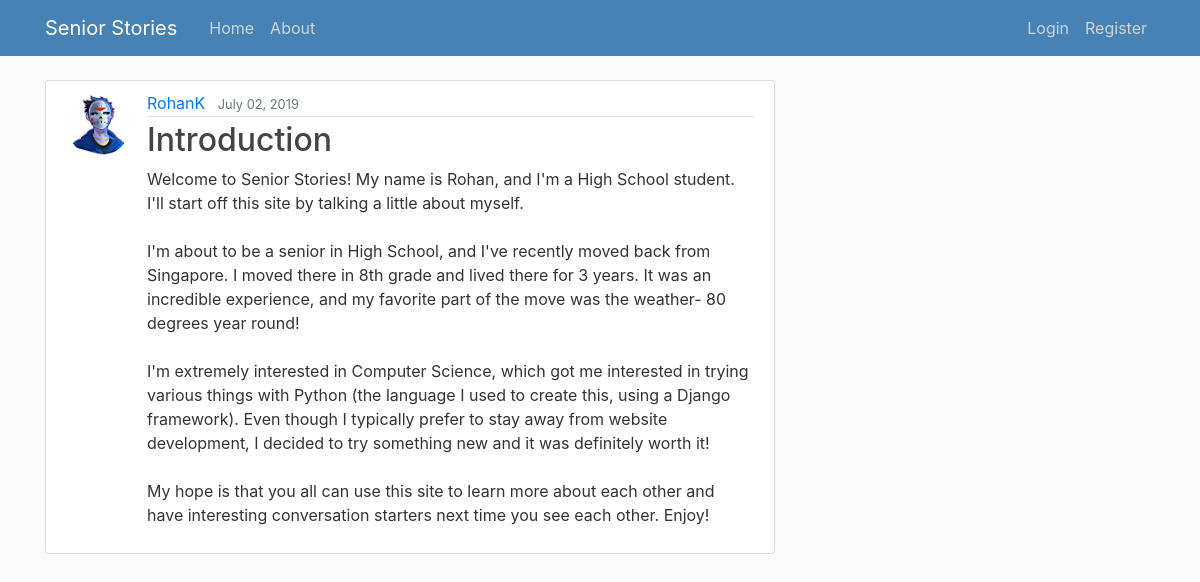
The page / on the database its author committed.
### stories/models.py (models this page shows, shortened)
class Post(models.Model):
	title = models.CharField(max_length = 100)
	content = models.TextField()
	date_posted = models.DateTimeField(default = timezone.now)
	author = models.ForeignKey(User, on_delete = models.CASCADE)

### users/models.py (models this page shows, shortened)
class Profile(models.Model):
	user = models.OneToOneField(User, on_delete = models.CASCADE)
	image = models.ImageField(default = 'default.jpg', upload_to = 'profile_pics')

### stories/views.py (the view)
# urls.py: path('', PostListView.as_view(), name = 'stories-home'),
class PostListView(ListView):
	model = Post
	template_name = 'stories/home.html' #<app>/<>model>_<viewtype>.html
	context_object_name = 'posts'
	ordering = ['-date_posted']
	paginate_by = 5

### stories/templates/stories/home.html (shortened to what this page needs)
{% extends "stories/base.html" %}
{% block content %}
	{% for post in posts %}
		<article class="media content-section">
			<img class="rounded-circle article-img" src="{{ post.author.profile.image.url }}">
			<div class="media-body">
				<div class="article-metadata">
					<a class="mr-2" href="{% url 'user-posts' post.author.username %}">{{ post.author }}</a>
					<small class="text-muted">{{ post.date_posted|date:"F d, Y" }}</small>
				</div>
				<h2><a class="article-title" href="{% url 'post-detail' post.id %}">{{ post.title }}</a></h2>
				<p class="article-content">{{ post.content }}</p>
			</div>
		</article>
	{% endfor %}
{% endblock content %}

### stories/templates/stories/base.html (shortened to what this page needs)
{% load static %}
<!DOCTYPE html>
<html>
	<head>
		<link rel="stylesheet" href="https://maxcdn.bootstrapcdn.com/bootstrap/4.0.0/css/bootstrap.min.css">
		<link rel="stylesheet" type="text/css" href="{% static 'stories/main.css' %}">
	</head>
	<body>
		<header class="site-header">
			<nav class="navbar navbar-expand-md navbar-dark bg-steel fixed-top">
				<div class="container">
					<a class="navbar-brand mr-4" href="{% url 'stories-home' %}">Senior Stories</a>
					<div class="collapse navbar-collapse" id="navbarToggle">
						<div class="navbar-nav mr-auto">
							<a class="nav-item nav-link" href="{% url 'stories-home' %}">Home</a>
							<a class="nav-item nav-link" href="{% url 'stories-about' %}">About</a>
						</div>
						<div class="navbar-nav">
						{% if user.is_authenticated %}
							<a class="nav-item nav-link" href="{% url 'post-create' %}">New Story</a>
							<a class="nav-item nav-link" href="{% url 'profile' %}">Profile</a>
							<a class="nav-item nav-link" href="{% url 'logout' %}">Logout</a>
						{% else %}
							<a class="nav-item nav-link" href="{% url 'login' %}">Login</a>
							<a class="nav-item nav-link" href="{% url 'register' %}">Register</a>
						{% endif %}
						</div>
					</div>
				</div>
			</nav>
		</header>
		<main role="main" class="container">
			<div class="row">
				<div class="col-md-8">
					{% block content %}{% endblock %}
				</div>
	</body>
</html>

### stories/static/stories/main.css (style rules this page uses)
body { background: #fafafa; color: #333333; margin-top: 5rem; }
h1, h2, h3, h4, h5, h6 { color: #444444; }
.bg-steel { background-color: #4682B4; }
.site-header .navbar-nav .nav-link { color: #cbd5db; }
.content-section { background: #ffffff; padding: 10px 20px; border: 1px solid #dddddd; border-radius: 3px; margin-bottom: 20px; }
.article-title { color: #444444; }
.article-content { white-space: pre-line; }
.article-img { height: 65px; width: 65px; margin-right: 16px; }
.article-metadata { padding-bottom: 1px; margin-bottom: 4px; border-bottom: 1px solid #e3e3e3 }

### rows shown on the page
Post: author.profile.image (picture), author "RohanK", date_posted "July 02, 2019", title "Introduction", content "Welcome to Senior Stories! My name is Rohan, and I'm a High School student. I'll start off this site by talking a little about myself. I'm about to be a senior in High School, and I've recently moved back from Singapore. I moved there in 8th grade and lived there for 3 years. It was an incredible experience, and my favorite part of the move was the weather- 80 degrees year round! I'm extremely interested in Computer Science, which got me interested in trying various things with Python (the language I used to create this, using a Django framework). Even though I typically prefer to stay away from website development, I decided to try something new and it was definitely worth it! My hope is…"
